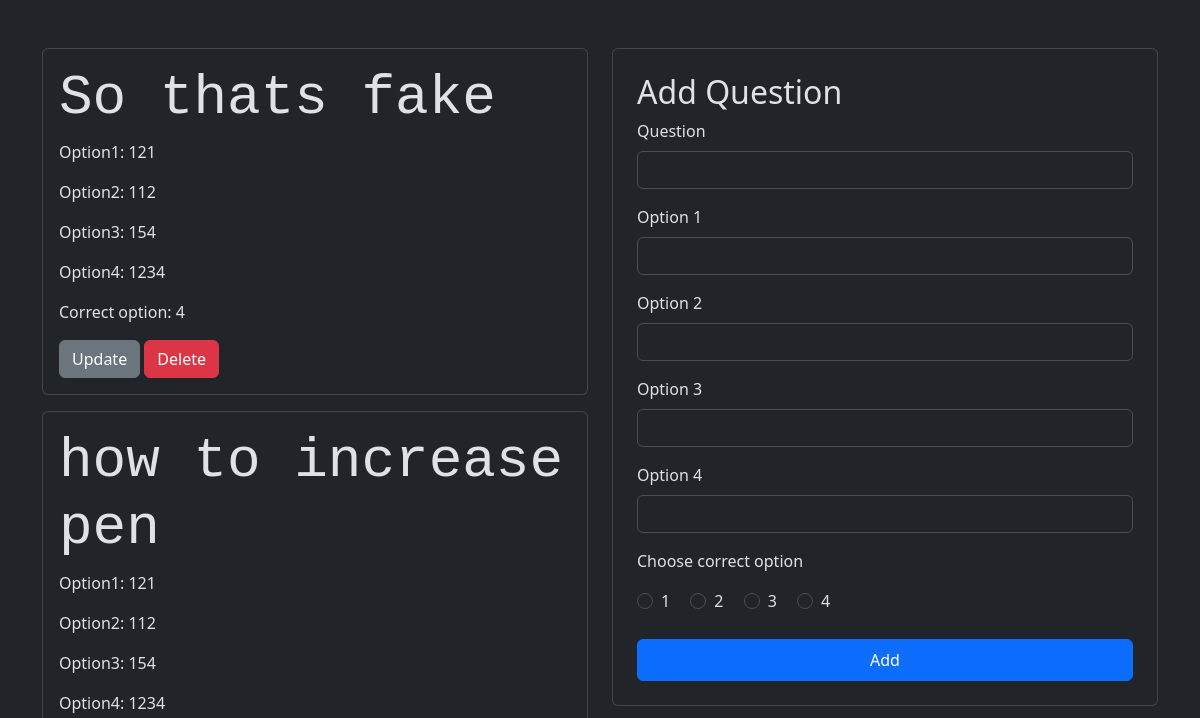
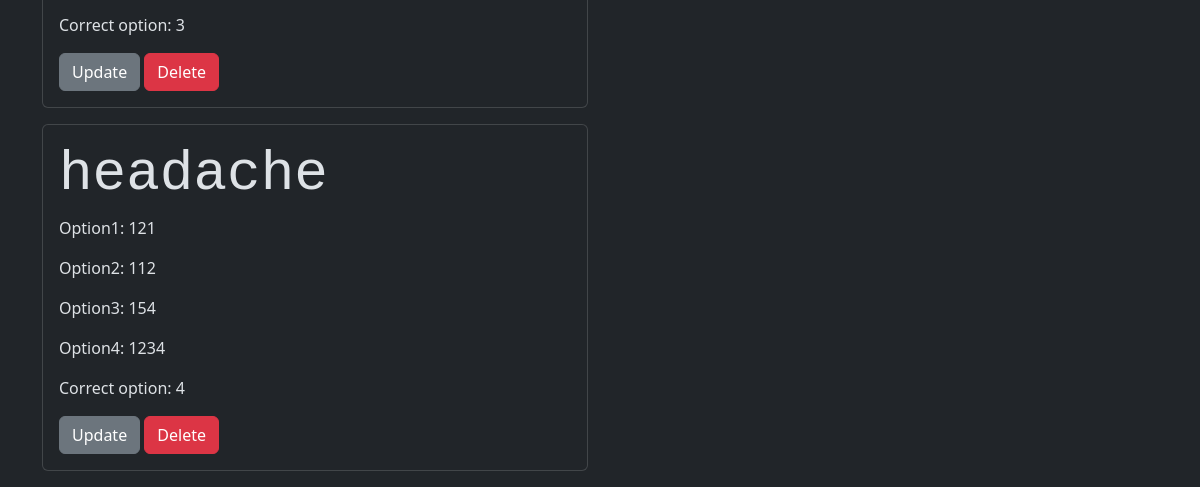
/question/1, run on an earlier commit of the app's database (2 pictures, top to bottom).
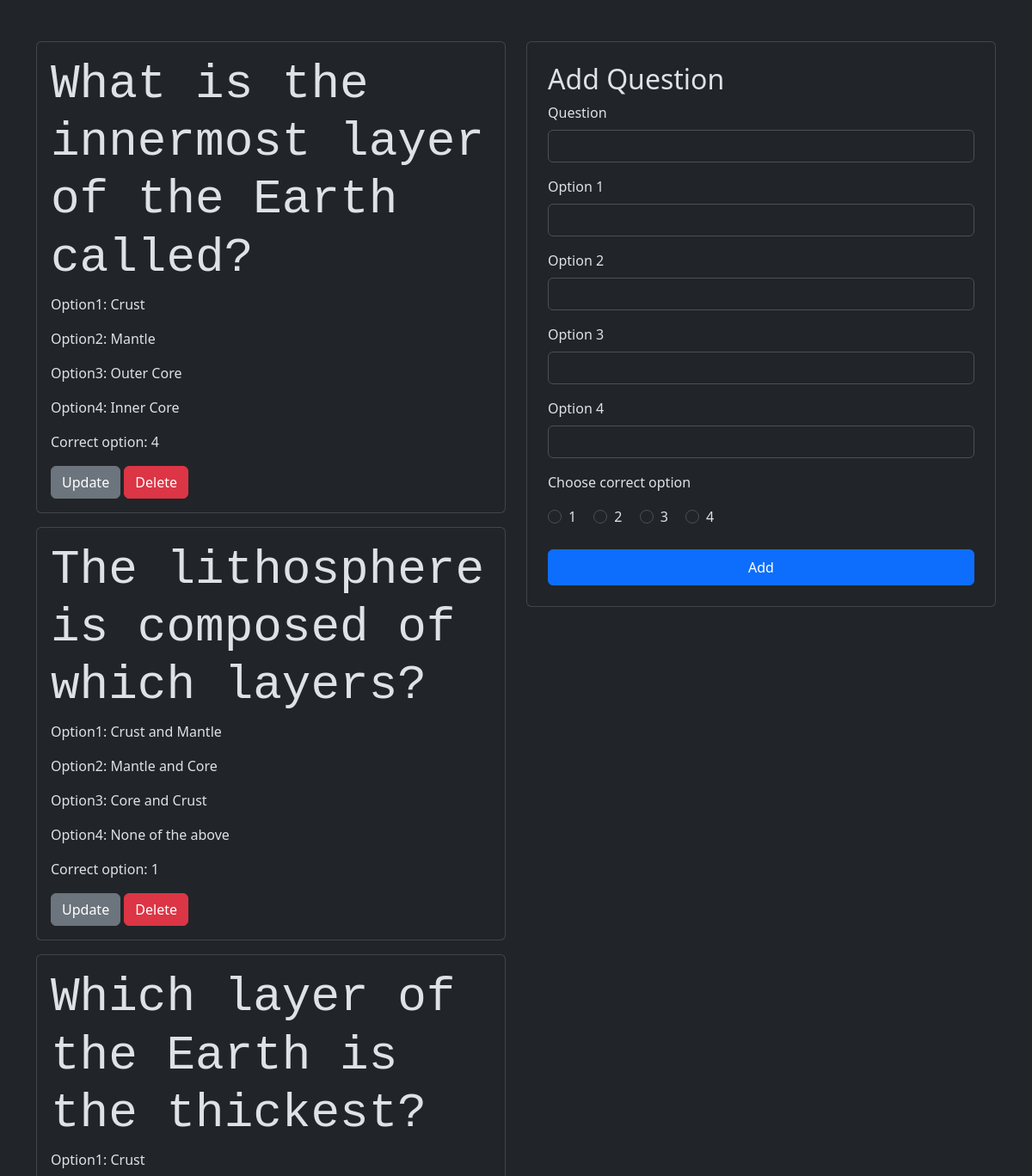
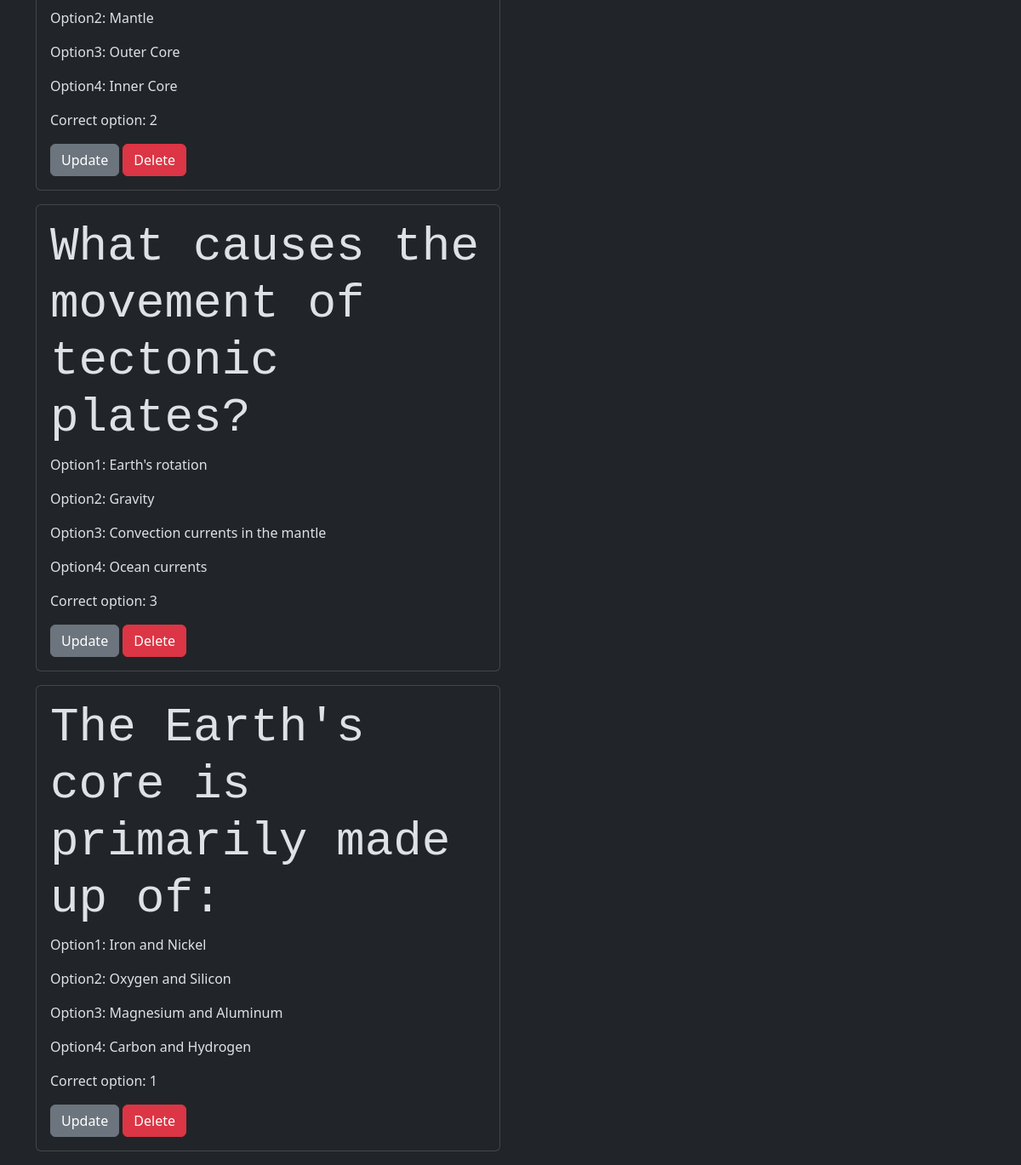
And on a later commit of the database (2 pictures, top to bottom).
### models/models.py (models this page shows)
class Questions(db.Model):
    id=db.Column(db.Integer, primary_key=True)
    q_id=db.Column(db.Integer,db.ForeignKey('quiz.id', ondelete="CASCADE"))
    question=db.Column(db.Text,nullable=False)
    op1=db.Column(db.Text,nullable=False)
    op2=db.Column(db.Text,nullable=False)
    op3=db.Column(db.Text,nullable=False)
    op4=db.Column(db.Text,nullable=False)
    cop=db.Column(db.Integer,nullable=False)

### controllers/controllers.py (the view, shortened to what this page needs)
@app.route("/question/<int:q_id>",methods=["POST","GET"])
def questions(q_id):
    quests=Questions.query.filter_by(q_id=q_id)
    return render_template("questiondash.html",quests=quests,q_id=q_id)

### templates/questiondash.html
{% extends 'base.html' %}
{% block content %}
<br><br>
<div class="container">
    <div class="row">
        <div class="col-md-6">
            {% for quest in quests %}
            <div class="card mb-3">
                <div class="card-body">
                    <h1 class="card-title display-4 font-monospace">{{ quest.question }}</h1>
                    <p class="card-text">Option1: {{ quest.op1 }}</p>
                    <p class="card-text">Option2: {{ quest.op2 }}</p>
                    <p class="card-text">Option3: {{ quest.op3 }}</p>
                    <p class="card-text">Option4: {{ quest.op4 }}</p>
                    <p class="card-text">Correct option: {{ quest.cop }}</p>
                    <a href="/questedit/{{quest.id}}" class="btn btn-secondary">Update</a>
                    <a href="/questdel/{{quest.id}}" class="btn btn-danger">Delete</a>
                </div>
            </div>
            {% endfor %}
        </div>
        <div class="col-md-6">
            <div class="card p-4">
                <h2>Add Question</h2>
                <form action="/question/{{ q_id }}" method="post">
                    <div class="mb-3">
                        <label for="Question" class="form-label">Question</label>
                        <input type="text" class="form-control" name="question" id="Question" required>
                    </div>
                    <div class="mb-3">
                        <label for="Op1" class="form-label">Option 1</label>
                        <input type="text" class="form-control" name="op1" id="Op1" required>
                    </div>
                    <div class="mb-3">
                        <label for="Op2" class="form-label">Option 2</label>
                        <input type="text" class="form-control" name="op2" id="Op2" required>
                    </div>
                    <div class="mb-3">
                        <label for="Op3" class="form-label">Option 3</label>
                        <input type="text" class="form-control" name="op3" id="Op3" required>
                    </div>
                    <div class="mb-3">
                        <label for="Op4" class="form-label">Option 4</label>
                        <input type="text" class="form-control" name="op4" id="Op4" required>
                    </div>
                    <p>Choose correct option</p>
                    <div class="form-check form-check-inline">
                        <input class="form-check-input" type="radio" name="inlineRadioOptions" id="inlineRadio1" value="1" required>
                        <label class="form-check-label" for="inlineRadio1">1</label>
                    </div>
                    <div class="form-check form-check-inline">
                        <input class="form-check-input" type="radio" name="inlineRadioOptions" id="inlineRadio2" value="2">
                        <label class="form-check-label" for="inlineRadio2">2</label>
                    </div>
                    <div class="form-check form-check-inline">
                        <input class="form-check-input" type="radio" name="inlineRadioOptions" id="inlineRadio3" value="3">
                        <label class="form-check-label" for="inlineRadio3">3</label>
                    </div>
                    <div class="form-check form-check-inline">
                        <input class="form-check-input" type="radio" name="inlineRadioOptions" id="inlineRadio3" value="4">
                        <label class="form-check-label" for="inlineRadio3">4</label>
                    </div>
                    <br>
                    <br>
                    <button class="btn btn-primary w-100 py-2" type="submit">Add</button>
                </form>
            </div>
        </div>
    </div>
</div>
{% endblock %}

What changed in the data, as far as the page shows it:
removed Questions: question "how to increase pen", op1 "121", op2 "112", op3 "154", op4 "1234", cop "3"
removed Questions: question "headache", op1 "121", op2 "112", op3 "154", op4 "1234", cop "4"
changed Questions: question "So thats fake" → "What is the innermost layer of the Earth called?"; op1 "121" → "Crust"; op2 "112" → "Mantle"; op3 "154" → "Outer Core"; op4 "1234" → "Inner Core"
added Questions: question "The lithosphere is composed of which layers?", op1 "Crust and Mantle", op2 "Mantle and Core", op3 "Core and Crust", op4 "None of the above", cop "1"
added Questions: question "Which layer of the Earth is the thickest?", op1 "Crust", op2 "Mantle", op3 "Outer Core", op4 "Inner Core", cop "2"
now on this page (row edited): Questions: question "What causes the movement of tectonic plates?", op1 "Earth's rotation", op2 "Gravity", op3 "Convection currents in the mantle", op4 "Ocean currents", cop "3"
now on this page (row edited): Questions: question "The Earth's core is primarily made up of:", op1 "Iron and Nickel", op2 "Oxygen and Silicon", op3 "Magnesium and Aluminum", op4 "Carbon and Hydrogen", cop "1"
